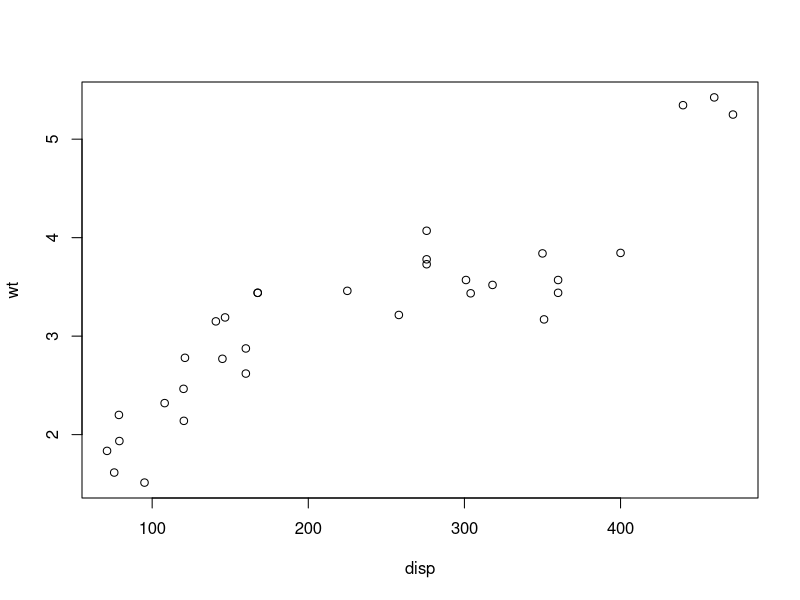

Write R code to recreate this figure.
disp <- mtcars$disp
wt <- mtcars$wt
plot(disp, wt)
cor(disp, wt)
# The result is 0.8879799, 
# from graph we saw there is linearity between datasets
cov(disp, wt)
var(disp)
